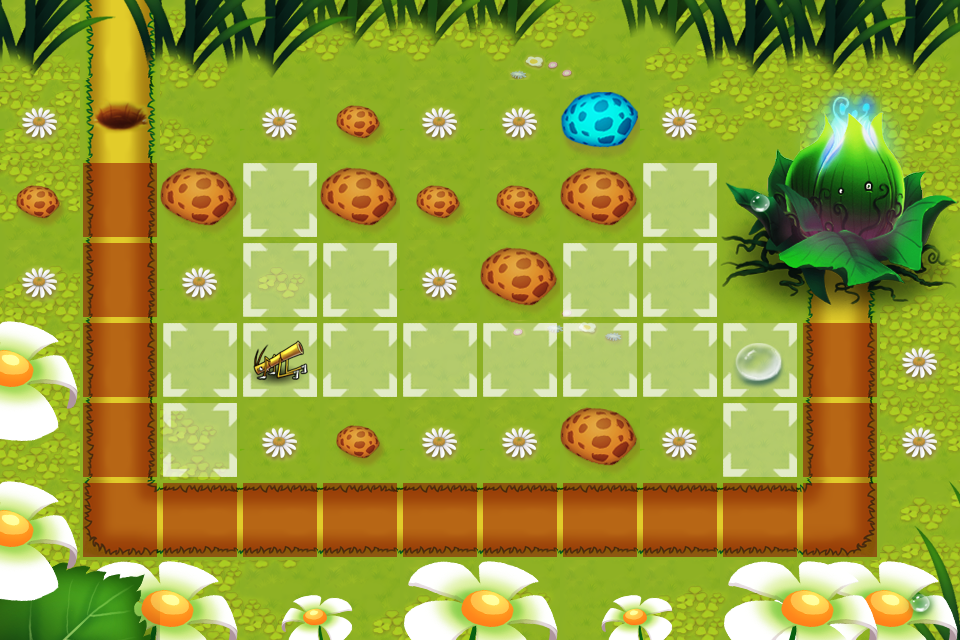

Below is a game level as drawn by its tile map, then a one-line description and the .tmx that defines it (tile-layer data replaced by summaries):
An orthogonal 12x8 tile map with 80x80 px tiles, 10 tile layers (BACKGROUND1, BACKGROUND2, BACKGROUND3, BACKGROUND4, ...), 6 tilesets and 6 objects (WayPoint00, RapidSoliderPos, WayPoint01, WayPoint02, WayPoint03, ...).

<map version="1.0" orientation="orthogonal" width="12" height="8" tilewidth="80" tileheight="80">
 <tileset firstgid="1" name="2" tilewidth="80" tileheight="80">
  <image source="2.png" width="320" height="320" />
 </tileset>
 <tileset firstgid="17" name="1" tilewidth="80" tileheight="80">
  <image source="1.png" width="720" height="721" />
 </tileset>
 <tileset firstgid="98" name="build" tilewidth="80" tileheight="80">
  <image source="build.png" width="80" height="80" />
  <tile id="0">
   <properties>
    <property name="buildable" value="1" />
   </properties>
  </tile>
 </tileset>
 <tileset firstgid="99" name="road" tilewidth="80" tileheight="80">
  <image source="road.png" width="80" height="80" />
  <tile id="0">
   <properties>
    <property name="skillable" value="1" />
   </properties>
  </tile>
 </tileset>
 <tileset firstgid="100" name="rebuild" tilewidth="80" tileheight="80">
  <image source="rebuild.png" width="400" height="160" />
  <tile id="0">
   <properties>
    <property name="rebuildable" value="1" />
   </properties>
  </tile>
  <tile id="1">
   <properties>
    <property name="rebuildable" value="2" />
   </properties>
  </tile>
  <tile id="2">
   <properties>
    <property name="rebuildable" value="3" />
   </properties>
  </tile>
  <tile id="3">
   <properties>
    <property name="rebuildable" value="4" />
   </properties>
  </tile>
  <tile id="4">
   <properties>
    <property name="rebuildable" value="5" />
   </properties>
  </tile>
  <tile id="5">
   <properties>
    <property name="rebuildable" value="6" />
   </properties>
  </tile>
  <tile id="6">
   <properties>
    <property name="rebuildable" value="7" />
   </properties>
  </tile>
  <tile id="7">
   <properties>
    <property name="rebuildable" value="8" />
   </properties>
  </tile>
  <tile id="8">
   <properties>
    <property name="rebuildable" value="9" />
   </properties>
  </tile>
  <tile id="9">
   <properties>
    <property name="rebuildable" value="10" />
   </properties>
  </tile>
 </tileset>
 <tileset firstgid="110" name="55555" tilewidth="80" tileheight="80">
  <image source="55555.png" width="320" height="160" />
  <tile id="4">
   <properties>
    <property name="TowerId" value="104" />
   </properties>
  </tile>
 </tileset>
 <layer name="BACKGROUND1" width="12" height="8">
  <data>[96 cells, 96 non-empty, 2 distinct tile ids]</data>
 </layer>
 <layer name="BACKGROUND2" width="12" height="8">
  <data>[96 cells, 54 non-empty, 15 distinct tile ids]</data>
 </layer>
 <layer name="BACKGROUND3" width="12" height="8">
  <data>[96 cells, 35 non-empty, 13 distinct tile ids]</data>
 </layer>
 <layer name="BACKGROUND4" width="12" height="8">
  <data>[96 cells, 14 non-empty, 8 distinct tile ids]</data>
 </layer>
 <layer name="SEEDLAYER" width="12" height="8">
  <data>[96 cells, 9 non-empty, 9 distinct tile ids]</data>
 </layer>
 <layer name="BACKGROUND5" width="12" height="8">
  <data>[96 cells, 53 non-empty, 20 distinct tile ids]</data>
 </layer>
 <layer name="Meta" width="12" height="8">
  <data>[96 cells, 16 non-empty, 1 distinct tile ids]</data>
 </layer>
 <layer name="Towerface" width="12" height="8">
  <data>[96 cells, 16 non-empty, 1 distinct tile ids]</data>
 </layer>
 <layer name="Rebuild" width="12" height="8">
  <data>[96 cells, 1 non-empty, 1 distinct tile ids]</data>
 </layer>
 <layer name="Tower" width="12" height="8">
  <data>[96 cells, 1 non-empty, 1 distinct tile ids]</data>
 </layer>
 <objectgroup name="Objects" width="12" height="8">
  <object name="WayPoint00" x="120" y="120" />
  <object name="RapidSoliderPos" x="200" y="120" />
  <object name="WayPoint01" x="120" y="520" />
  <object name="WayPoint02" x="840" y="520" />
  <object name="WayPoint03" x="840" y="280" />
  <object name="SeedsPos" x="770" y="120" />
 </objectgroup>
</map>
